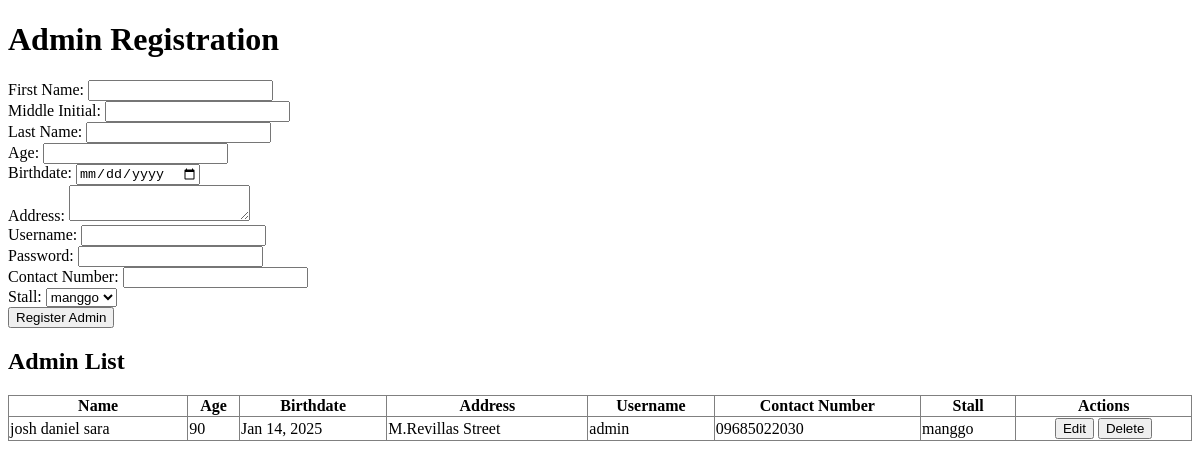
The app's page /register_admin, older data.
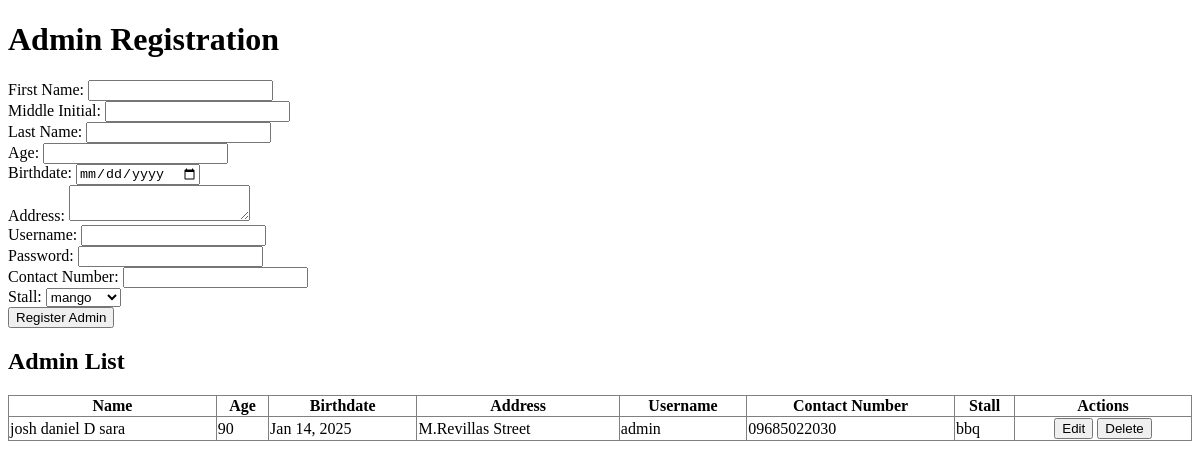
The same page, newer data.
### TriadApp/models.py (models this page shows, shortened)
class AdminProfile(models.Model):
    firstname = models.CharField(max_length=50)
    middle_initial = models.CharField(max_length=1, blank=True, null=True)
    lastname = models.CharField(max_length=50)
    age = models.IntegerField()
    birthdate = models.DateField()
    address = models.TextField()
    username = models.CharField(max_length=50, unique=True)
    password = models.CharField(max_length=100)  # Remember to hash passwords
    contact_number = models.CharField(max_length=15)
    stall = models.ForeignKey('Stall', on_delete=models.CASCADE, related_name="admins")

class Stall(models.Model):
    store_id = models.UUIDField(default=uuid.uuid4, editable=False, unique=True)
    name = models.CharField(max_length=255)
    logo = models.ImageField(upload_to='stall_logos/')
    contact_number = models.CharField(max_length=15)
    is_active = models.BooleanField(default=True)  # Add is_active field with default value True

### TriadApp/accounts.py (the view, shortened to what this page needs)
# urls.py: path('register_admin', accounts.register_admin, name='register_admin'),
def register_admin(request):
    stalls = Stall.objects.all()
    admins = AdminProfile.objects.all()
    return render(request, 'TriadApp/superadmin/register_admin.html', {
        'stalls': stalls,
        'admins': admins
    })

### TriadApp/templates/TriadApp/superadmin/register_admin.html (shortened to what this page needs)
<!DOCTYPE html>
<html lang="en">
<head>
</head>
<body>
    <h1>Admin Registration</h1>
    <form method="POST" enctype="multipart/form-data">
        <label for="firstname">First Name:</label>
        <input type="text" id="firstname" name="firstname" required><br>
        <label for="middle_initial">Middle Initial:</label>
        <input type="text" id="middle_initial" name="middle_initial"><br>
        <label for="lastname">Last Name:</label>
        <input type="text" id="lastname" name="lastname" required><br>
        <label for="age">Age:</label>
        <input type="number" id="age" name="age" required><br>
        <label for="birthdate">Birthdate:</label>
        <input type="date" id="birthdate" name="birthdate" required><br>
        <label for="address">Address:</label>
        <textarea id="address" name="address" required></textarea><br>
        <label for="username">Username:</label>
        <input type="text" id="username" name="username" required><br>
        <label for="password">Password:</label>
        <input type="password" id="password" name="password" required><br>
        <label for="contact_number">Contact Number:</label>
        <input type="text" id="contact_number" name="contact_number" required><br>
        <label for="stall">Stall:</label>
        <select id="stall" name="stall" required>
            {% for stall in stalls %}
            <option value="{{ stall.id }}">{{ stall.name }}</option>
            {% endfor %}
        </select><br>
        <button type="submit">Register Admin</button>
    </form>
    <h2>Admin List</h2>
    <table border="1" style="width: 100%; border-collapse: collapse; margin-top: 20px;">
        <thead>
            <tr>
                <th>Name</th>
                <th>Age</th>
                <th>Birthdate</th>
                <th>Address</th>
                <th>Username</th>
                <th>Contact Number</th>
                <th>Stall</th>
                <th>Actions</th>
            </tr>
        </thead>
        <tbody>
            {% for admin in admins %}
            <tr>
                <td>{{ admin.firstname }} {{ admin.middle_initial }} {{ admin.lastname }}</td>
                <td>{{ admin.age }}</td>
                <td>{{ admin.birthdate|date:"M d, Y" }}</td>
                <td>{{ admin.address }}</td>
                <td>{{ admin.username }}</td>
                <td>{{ admin.contact_number }}</td>
                <td>{{ admin.stall.name }}</td>
                <td style="text-align: center;">
                    <button data-admin='{"id": "{{ admin.id }}",
                            "firstname": "{{ admin.firstname|escapejs }}",
                            "middle_initial": "{{ admin.middle_initial|escapejs }}",
                            "lastname": "{{ admin.lastname|escapejs }}",
                            "age": "{{ admin.age }}",
                            "birthdate": "{{ admin.birthdate|date:'Y-m-d' }}",
                            "address": "{{ admin.address|escapejs }}",
                            "username": "{{ admin.username|escapejs }}",
                            "contact_number": "{{ admin.contact_number|escapejs }}",
                            "stall_id": "{{ admin.stall.id }}"}'
                            onclick="editAdmin(this)"
                            class="btn btn-primary btn-sm">Edit</button>
                    <button onclick="deleteAdmin('{{ admin.id }}')" class="btn btn-danger btn-sm">
                        Delete
                    </button>
                </td>
            </tr>
            {% endfor %}
        </tbody>
    </table>
</body>
</html>

Row changes from the older to the newer data that the page shows:
changed AdminProfile "sara": firstname "josh" → "josh daniel"; middle_initial "daniel" → "D"; stall.name "manggo" → "bbq"
Text that changed along with them:
form field stall: "manggo" → "mango"
